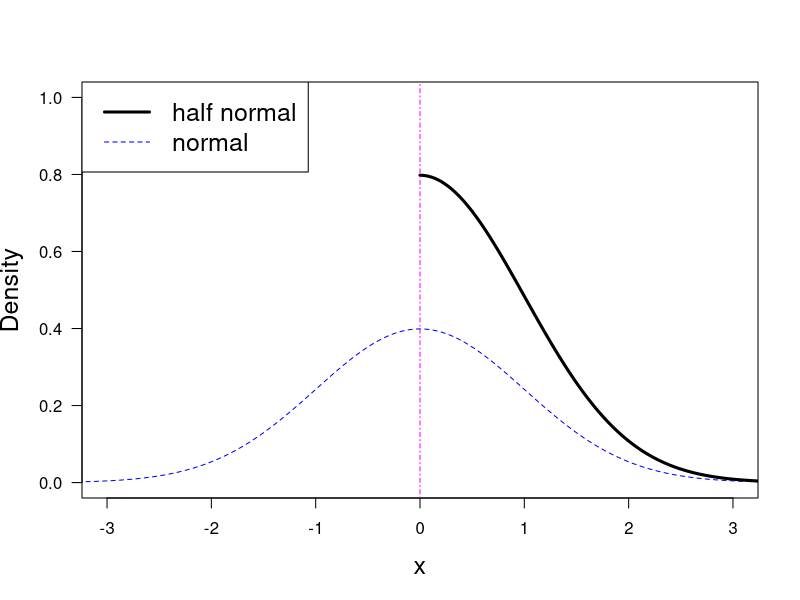

The R source for this figure:
print('file: PDsPDFsHalfNormalPDF.R')
# half-normal PDF
x0 = seq(-4,4,0.01); y0 = dnorm(x0)
x = seq(0,4,0.01); y = 2*dnorm(x)
# png('HalfNormalPDF200705.png',width=16,height=16,units='cm',res=300)
plot(x0,y0,type='l',xlab='x',ylab='Density',col='blue',lwd=1,
     las=1,lty=2,xlim=c(-3,3),ylim=c(0,1),cex.lab=1.5) 
lines(x,y,col='black',lwd=3)
abline(v=0,col='magenta',lty=4)
legend('topleft',legend=c('half normal','normal'),col=c('black','blue'),
       lty=c(1,2),lwd=c(3,1),cex=1.5)
# dev.off()